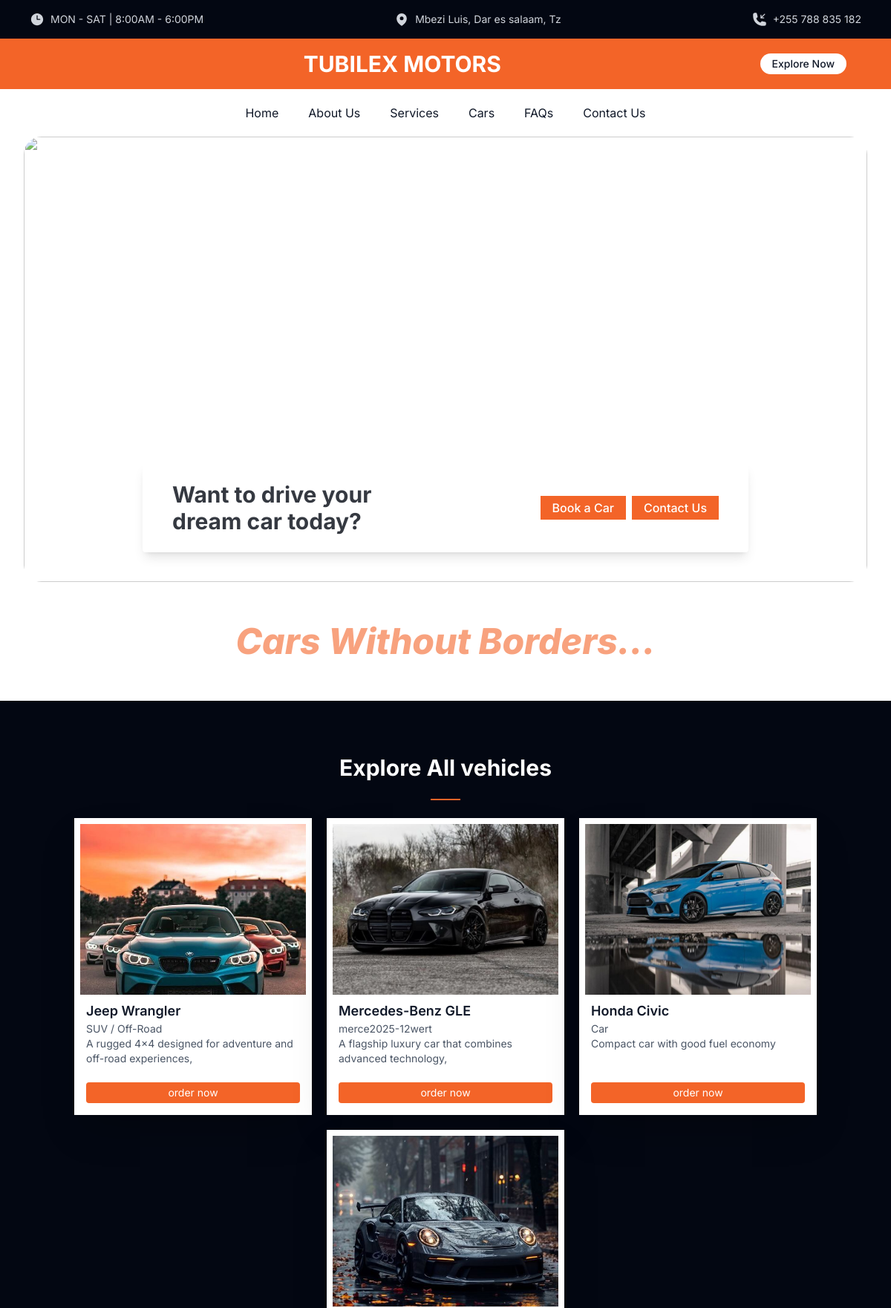
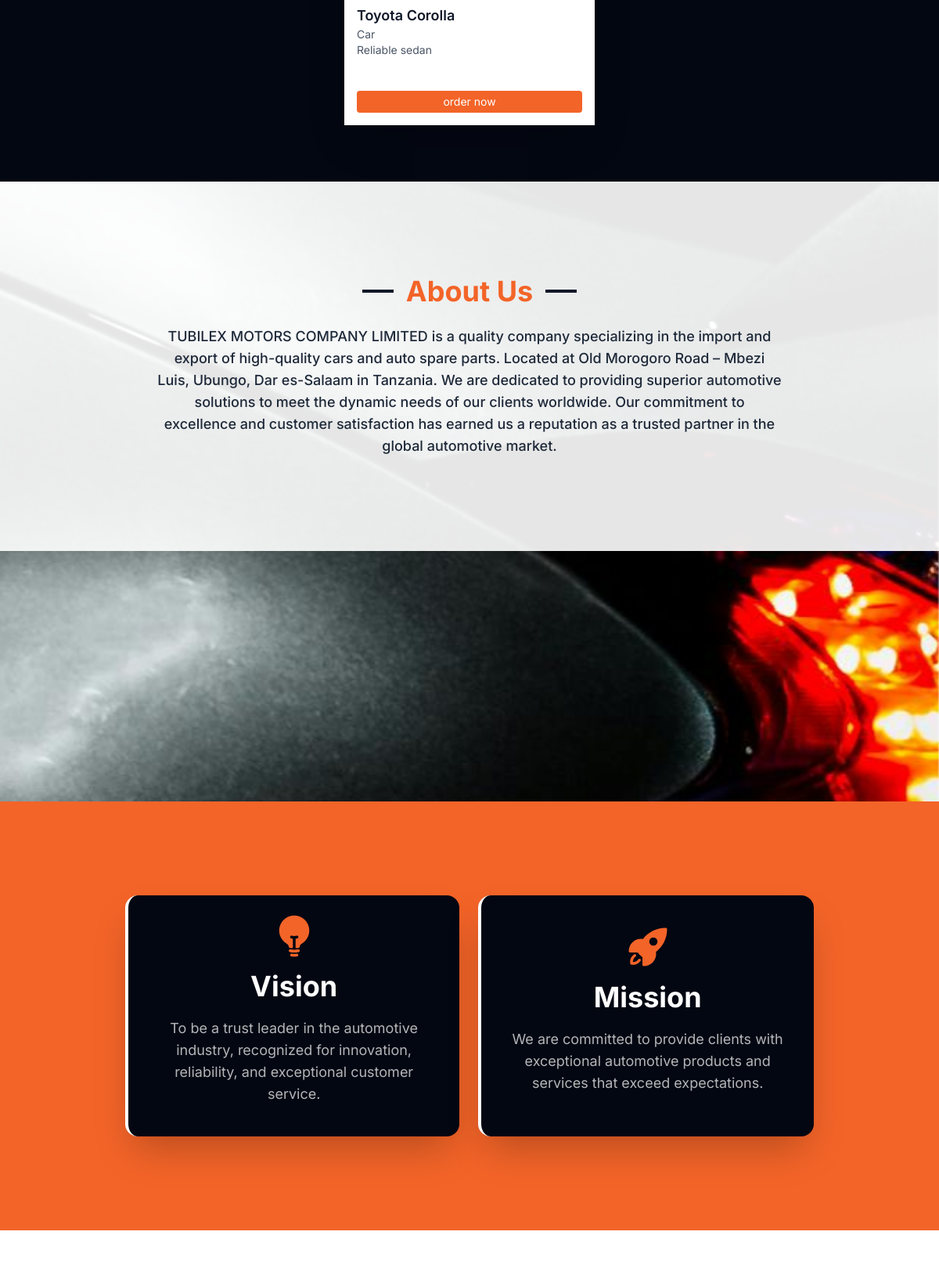
The page / (upper part) on the database its author committed (2 pictures, top to bottom).
### tables this page shows
CREATE TABLE `vehicles` (
  `id` int NOT NULL AUTO_INCREMENT,
  `name` varchar(100) NOT NULL,
  `image` varchar(255) DEFAULT NULL,
  `description` text,
  `category` varchar(100) DEFAULT NULL,
  `created_at` timestamp NULL DEFAULT CURRENT_TIMESTAMP,
  `updated_at` timestamp NULL DEFAULT CURRENT_TIMESTAMP ON UPDATE CURRENT_TIMESTAMP,
  PRIMARY KEY (`id`)
);

### admin/controllers.php (called while the page is built, shortened)
<?php
function getVehicles()
{
    $conn = connectToDatabase();
    $sql = "SELECT * FROM vehicles ORDER BY id DESC";
    $stmt = $conn->query($sql);
    return $stmt->fetchAll(PDO::FETCH_ASSOC);
}

### home.php (the view, shortened to what this page needs)
<!DOCTYPE html>
<html lang="en" class="scroll-smooth">
<head>
    <link rel="stylesheet" href="src/output.css">
</head>
<body class="inter  w-full h-full ">
    <header class="w-full">
        <div
            class="w-full bg-gray-950 flex items-center justify-between px-4 sm:px-10 flex-col  text-sm sm:flex-row gap-2  py-4">
            <div class="flex items-center gap-2 text-gray-300">
                <p>MON - SAT | 8:00AM - 6:00PM</p>
            </div>
            <div class="flex items-center gap-2 text-gray-300">
                <p>Mbezi Luis, Dar es salaam, Tz</p>
            </div>
            <div class="flex items-center gap-2 text-gray-300">
                <a href="https://wa.me/255788835182?text=Hello%20I%20am%20interested%20in%20your%20cars.%20Can%20you%20share%20details%3F"
                    target="_blank" rel="noopener">+255 788 835 182</a>
            </div>
        </div>
        <div class="w-full bg-[#f36428] flex justify-between items-center px-6 sm:px-15 py-4">
            <div class="text-white font-bold text-2xl sm:text-3xl">TUBILEX MOTORS</div>
            <a href="#orders"
                class="cursor-pointer bg-white text-gray-900 py-1 px-4 rounded-full text-sm sm:text-md font-medium transition duration-300 hover:bg-gray-200">
                Explore Now
            </a>
        </div>
        <nav x-data="{ open: false }" class="w-full bg-white flex justify-between items-center px-4 sm:px-10 py-3">
            <div class="h-full w-full flex justify-center items-center py-2 px-2">
                <ul class="hidden sm:flex items-center justify-center gap-6 md:gap-10">
                    <li><a href="#" class="text-gray-900 hover:text-[#f36428]">Home</a></li>
                    <li><a href="#about" class="text-gray-900 hover:text-[#f36428]">About Us</a></li>
                    <li><a href="#services" class="text-gray-900 hover:text-[#f36428]">Services</a></li>
                    <li><a href="#orders" class="text-gray-900 hover:text-[#f36428]">Cars</a></li>
                    <li><a href="#faq" class="text-gray-900 hover:text-[#f36428]">FAQs</a></li>
                    <li><a href="#contacts" class="text-gray-900 hover:text-[#f36428]">Contact Us</a></li>
                </ul>
            </div>
        </nav>
    </header>
    <div class="relative w-full h-150 bg-white   ">
        <div class="absolute top-0 left-0 h-full w-full px-2 sm:px-8 ">
            <img src=" images/jeep-wrangler-sunset-adventure.jpg" alt=""
                class="w-full h-full object-cover rounded-3xl opacity-80 z-0">
            <div class="relative w-full px-10 sm:px-10 md:px-20 lg:px-40 -mt-50 lg:-mt-40  z-10">
                <div
                    class="px-4 sm:px-10 shadow-lg hover:shadow-2xl hover:scale-102 duration-200 ease-in bg-white w-full rounded-sm flex flex-col md:flex-row items-center justify-between py-5 sm:py-6 gap-4">
                    <h1 class="text-2xl md:text-3xl font-bold text-gray-950/80 md:w-1/2 text-center md:text-left">
                        Want to drive your dream car today?
                    </h1>
                    <div class="flex gap-2 flex-row items-center">
                        <a href="https://wa.me/255788835182?text=Hello%20I%20am%20interested%20in%20your%20cars.%20Can%20you%20share%20details%3F"
                            target="_blank" rel="noopener"
                            class="cursor-pointer px-4 py-1 bg-[#f36428] text-md font-medium text-center text-white">Book
                            a
                            Car</a>
                        <a href="#contacts"
                            class="cursor-pointer px-4 py-1 bg-[#f36428] text-md font-medium text-center text-white">Contact
                            Us</a>
                    </div>
                </div>
            </div>
        </div>
    </div>
    <div
        class="bg-white text-4xl sm:text-5xl lgtext-6xl  italic font-extrabold text-[#f36428]/60 flex justify-center items-center h-40 text-center">
        Cars
        Without Borders...</div>
    <section id="orders" class="w-full h-auto bg-gray-950 flex flex-col place-content-center place-items-center gap-6 py-18">
        <h1 class="text-3xl font-bold text-white">Explore All vehicles</h1>
        <div class="w-10 h-0.5 bg-[#f36428]"></div>
        <div class="h-auto w-full flex justify-center items-center gap-5 flex-wrap ">
            <?php $getVehicleList = getVehicles() ?>
            <?php if (!empty($getVehicleList)): ?>
                <?php foreach ($getVehicleList as $vehicle): ?>
                    <div class="h-100 w-80 bg-white p-2 gap-2 transform hover:scale-102 duration-400 ease-in-out shadow-2xl">
                        <div class="h-[60%] w-full overflow-hidden">
                            <img src="./admin/uploads/<?= htmlspecialchars($vehicle['image']); ?>" alt="<?= htmlspecialchars($vehicle['image']); ?>"
                                class="w-full h-full object-cover transform hover:scale-105 duration-400 ease-in-out ">
                        </div>
                        <div class="h-[40%] w-full flex flex-col justify-between p-2">
                            <div class="flex flex-col">
                                <h2 class="text-lg font-semibold text-gray-900"><?= htmlspecialchars($vehicle['name']); ?></h2>
                                <p class="text-sm text-gray-600"><?= htmlspecialchars($vehicle['category']); ?></p>
                                <p class="text-sm text-gray-600"><?= htmlspecialchars($vehicle['description']); ?></p>
                            </div>
                            <a
                                href="https://wa.me/255788835182?text=Hello%20I%20am%20interested%20in%20your%20cars.%20Can%20you%20share%20details%3F"
                                target="_blank" rel="noopener"
                                class="cursor-pointer mt-2 px-3 py-1 bg-[#f36428] text-white text-center text-sm rounded hover:bg-[#d9531e]">
                                order now
                            </a>
                        </div>
                    </div>
                <?php endforeach; ?>
            <?php else: ?>
                <h1 class="text-2xl font-bold text-red-600">No vehicles found</h1>
            <?php endif; ?>
        </div>
    </section>
    <div id="about"
        class="relative w-full h-auto flex flex-col justify-center items-center gap-6 text-center px-10 md:px-50 py-20 sm:py-30">
        <div class="absolute top-0 left-0 right-0 w-full h-full bg-white/90 -z-5"></div>
        <div class="flex justify-center items-center w-full gap-4">
            <div class="w-[40px]  h-[2px] md:h-[4px] bg-gray-900"></div>
            <h1 class="text-3xl md:text-4xl font-bold text-[#f36428] ">
                About Us
            </h1>
            <div class="w-[40px]  h-[2px] md:h-[4px] bg-gray-900"></div>
        </div>
        <p class="text-sm sm:text-md md:text-lg text-gray-800 font-medium">
            TUBILEX MOTORS COMPANY LIMITED is a quality company specializing in the import and
            export of high-quality cars and auto spare parts. Located at Old Morogoro Road – Mbezi
            Luis, Ubungo, Dar es-Salaam in Tanzania. We are dedicated to providing superior
            automotive solutions to meet the dynamic needs of our clients worldwide. Our commitment
            to excellence and customer satisfaction has earned us a reputation as a trusted partner in
            the global automotive market.
        </p>
    </div>
    <div class="w-full h-80"></div>
    <div
        class="flex flex-col sm:flex-row gap-3 md:gap-4 lg:gap-6 py-15 md:py-24 lg:py-30 bg-[#f36428] px-10 md:px-20 lg:px-40">
        <div
            class="scroll flex flex-col justify-center bg-gray-950  border-l-4 border-white p-6 rounded-2xl z-40 items-center gap-5 shadow-2xl">
            <div class="flex flex-col gap-4 justify-center items-center">
                <h1 class="text-3xl md:text-4xl font-bold text-white z-40">Vision</h1>
            </div>
            <p class="text-sm sm:text-md md:text-lg font-normal text-white/70 z-40 text-center pb-4">To be a trust leader
                in the automotive
                industry, recognized for innovation, reliability, and
                exceptional customer service.</p>
        </div>
        <div
            class="scroll flex flex-col justify-center bg-gray-950  border-l-4 border-white  p-8 rounded-2xl z-40 items-center gap-5 shadow-2xl ">
            <div class="flex flex-col gap-4 justify-center items-center">
                <h1 class="text-3xl md:text-4xl font-bold text-white z-40">Mission</h1>
            </div>
            <p class="text-sm sm:text-md md:text-lg font-normal text-white/70 z-40 text-center pb-4">We are committed to
                provide clients with
                exceptional automotive products and services that
                exceed expectations.</p>
        </div>
    </div>
    <div id="services"
        class="relative w-full h-auto py-20 flex flex-col justify-center items-center gap-6 md:gap-10 px-4 md:px-6 lg:px-8 bg-white">
    </div>
</body>
</html>

### home.php (style rules this page uses)
.inter { font-family: "Inter", sans-serif; }

### rows shown on the page
vehicles: image (picture), name "Jeep Wrangler", category "SUV / Off-Road", description "A rugged 4x4 designed for adventure and off-road experiences,"
vehicles: image (picture), name "Mercedes-Benz GLE", category "merce2025-12wert", description "A flagship luxury car that combines advanced technology,"
vehicles: image (picture), name "Honda Civic", category "Car", description "Compact car with good fuel economy"
vehicles: image (picture), name "Toyota Corolla", category "Car", description "Reliable sedan"
